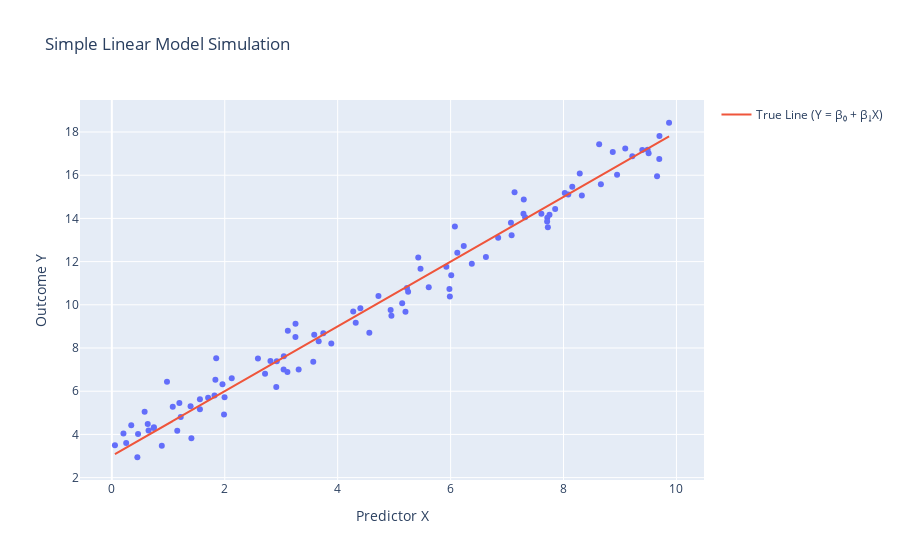

Notebook code for this chart:
### Markdown cell above
**Summary of CHATBOT Convo**:

Okay, let's go over the conversation we had today about analyzing data, specifically focusing on the normality of error terms and comparing methods for two-sample hypothesis testing.
Conversation Summary: Analyzing Data and Comparing Hypothesis Testing Methods
The conversation began with your question about identifying which histogram supports the assumption of normally distributed error terms. The discussion focused on the importance of examining the distribution of residuals, calculated as the difference between observed and predicted outcomes (e<sub>i</sub> = Y<sub>i</sub> − ŷ<sub>i</sub>).
●
The key takeaway is: a histogram suggesting normality of error terms should resemble a normal distribution with features like symmetry and a bell-shaped curve. [Response 1]
●
Deviations from these features, such as skewness, multimodality, or outliers, may indicate violations of the normality assumption. [Response 1]
You then presented a scenario involving the analysis of "short" and "long" wait times at Old Faithful Geyser, highlighting that a paired differences hypothesis test was not appropriate due to the lack of natural pairs. You proposed two alternative methods: permutation testing and creating a 95% bootstrap confidence interval for the difference in means. [Query 2]
The discussion then shifted to comparing and contrasting these methods with the indicator variable approach in simple linear regression. [Query 2]
Permutation Testing
This method involves shuffling group labels to assess the null hypothesis of no difference between groups. If shuffling doesn't significantly affect the test statistic, it suggests no real difference between groups. [Response 2]
Bootstrapping
This method estimates the sampling distribution of a statistic (here, the mean difference) by repeatedly resampling with replacement from the original sample. It assumes the original sample represents the population. [Response 2]
Similarities and Differences
●
All three methods compare two groups and provide information about the difference in average duration. They can also assess evidence against the null hypothesis of no difference in means. [Response 2]
●
However, permutation tests are non-parametric and robust to distributional assumptions, while bootstrapping is generally non-parametric but assumes sample representativeness. The indicator variable approach assumes normality of error terms. [Response 2]
●
Permutation tests and bootstrapping are simulation-based, while linear regression relies on theoretical distributions. [Response 2]
●
Permutation tests directly provide a p-value, bootstrapping provides a confidence interval, and the indicator variable approach offers both. [Response 2]
The conversation concluded with a summary of the advantages and disadvantages of each method. The choice of method depends on the research goals and the data's characteristics. [Response 2]
Let me know if you'd like me to elaborate on any specific part of this summary or if you have any further questions!


**Question 1**

The Simple Linear Model (SLM) mathematically specifies a relationship between a predictor 𝑋 and an outcome 𝑌 as follows:

𝑌 = 𝛽0 + 𝛽1𝑋 + 𝜖 

where:

 - 𝑋 is a predictor variable, chosen or sampled independently (e.g., using a uniform distribution).
 - 𝛽0 (Intercept) and 𝛽1 (Slope) are chosen constants that define the linear relationship.
 - 𝜖 represents random noise, sampled from a normal distribution (e.g., with mean 0 and standard deviation 𝜎).
 
In the SLM, the line 𝛽0 + 𝛽1𝑋 is the expected (or true) linear relationship, and the error 𝜖 introduces variation around this line, producing a distribution of possible 𝑌-values for each 𝑋.

### Code cell
import numpy as np
import plotly.express as px
from scipy.stats import norm

# Parameters
n = 100  # Sample size
beta_0, beta_1 = 3, 1.5  # Intercept and slope
sigma = 0.8  # Standard deviation of the error term

# Generate fixed predictor values (X) and error terms (epsilon)
np.random.seed(42)
X = np.random.uniform(0, 10, n)
epsilon = norm.rvs(0, sigma, size=n)

# Calculate outcome variable (Y) using the SLM equation
Y = beta_0 + beta_1 * X + epsilon

# Visualization
fig = px.scatter(x=X, y=Y, labels={'x': 'Predictor X', 'y': 'Outcome Y'}, title="Simple Linear Model Simulation")
fig.add_scatter(x=X, y=beta_0 + beta_1 * X, mode='lines', name="True Line (Y = β₀ + β₁X)")
fig.show()

### Figure 1 — Plotly figure (JSON) as saved in the notebook; plotly's stock layout.template omitted (floating-point values rounded to 4 significant figures)
{"data": [{"hovertemplate": "Predictor X=%{x}<br>Outcome Y=%{y}<extra></extra>", "legendgroup": "", "marker": {"color": "#636efa", "symbol": "circle"}, "mode": "markers", "name": "", "orientation": "v", "showlegend": false, "type": "scatter", "x": [3.745, 9.507, 7.32, 5.987, 1.56, 1.56, 0.5808, 8.662, 6.011, 7.081, 0.2058, 9.699, 8.324, 2.123, 1.818, 1.834, 3.042, 5.248, 4.319, 2.912, 6.119, 1.395, 2.921, 3.664, 4.561, 7.852, 1.997, 5.142, 5.924, 0.4645, 6.075, 1.705, 0.6505, 9.489, 9.656, 8.084, 3.046, 0.9767, 6.842, 4.402, 1.22, 4.952, 0.3439, 9.093, 2.588, 6.625, 3.117, 5.201, 5.467, 1.849, 9.696, 7.751, 9.395, 8.948, 5.979, 9.219, 0.8849, 1.96, 0.4523, 3.253, 3.887, 2.713, 8.287, 3.568, 2.809, 5.427, 1.409, 8.022, 0.7455, 9.869, 7.722, 1.987, 0.05522, 8.155, 7.069, 7.29, 7.713, 0.7404, 3.585, 1.159, 8.631, 6.233, 3.309, 0.6356, 3.11, 3.252, 7.296, 6.376, 8.872, 4.722, 1.196, 7.132, 7.608, 5.613, 7.71, 4.938, 5.227, 4.275, 0.2542, 1.079], "xaxis": "x", "y": [8.688, 17.02, 14.05, 10.39, 5.165, 5.626, 5.054, 15.58, 11.37, 13.22, 4.041, 17.81, 15.06, 6.596, 5.805, 6.526, 7.002, 10.61, 9.165, 6.198, 12.41, 5.301, 7.386, 8.308, 8.709, 14.44, 5.721, 10.07, 11.76, 4.02, 13.62, 5.698, 4.182, 17.17, 15.95, 15.1, 7.617, 6.436, 13.11, 9.844, 4.803, 9.493, 4.43, 17.24, 7.515, 12.21, 8.798, 9.68, 11.67, 7.525, 16.75, 14.17, 17.17, 16.02, 10.73, 16.88, 3.478, 6.319, 2.943, 9.12, 8.204, 6.813, 16.08, 7.367, 7.396, 12.19, 3.828, 15.18, 4.326, 18.43, 13.59, 4.924, 3.5, 15.47, 13.8, 14.21, 14.03, 4.296, 8.611, 4.167, 17.44, 12.73, 7.01, 4.479, 6.885, 8.507, 14.87, 11.91, 17.08, 10.41, 5.452, 15.22, 14.22, 10.82, 13.85, 9.754, 10.78, 9.686, 3.603, 5.28], "yaxis": "y"}, {"mode": "lines", "name": "True Line (Y = β₀ + β₁X)", "type": "scatter", "x": [3.745, 9.507, 7.32, 5.987, 1.56, 1.56, 0.5808, 8.662, 6.011, 7.081, 0.2058, 9.699, 8.324, 2.123, 1.818, 1.834, 3.042, 5.248, 4.319, 2.912, 6.119, 1.395, 2.921, 3.664, 4.561, 7.852, 1.997, 5.142, 5.924, 0.4645, 6.075, 1.705, 0.6505, 9.489, 9.656, 8.084, 3.046, 0.9767, 6.842, 4.402, 1.22, 4.952, 0.3439, 9.093, 2.588, 6.625, 3.117, 5.201, 5.467, 1.849, 9.696, 7.751, 9.395, 8.948, 5.979, 9.219, 0.8849, 1.96, 0.4523, 3.253, 3.887, 2.713, 8.287, 3.568, 2.809, 5.427, 1.409, 8.022, 0.7455, 9.869, 7.722, 1.987, 0.05522, 8.155, 7.069, 7.29, 7.713, 0.7404, 3.585, 1.159, 8.631, 6.233, 3.309, 0.6356, 3.11, 3.252, 7.296, 6.376, 8.872, 4.722, 1.196, 7.132, 7.608, 5.613, 7.71, 4.938, 5.227, 4.275, 0.2542, 1.079], "y": [8.618, 17.26, 13.98, 11.98, 5.34, 5.34, 3.871, 15.99, 12.02, 13.62, 3.309, 17.55, 15.49, 6.185, 5.727, 5.751, 7.564, 10.87, 9.479, 7.368, 12.18, 5.092, 7.382, 8.495, 9.841, 14.78, 5.995, 10.71, 11.89, 3.697, 12.11, 5.558, 3.976, 17.23, 17.48, 15.13, 7.569, 4.465, 13.26, 9.602, 4.831, 10.43, 3.516, 16.64, 6.882, 12.94, 7.676, 10.8, 11.2, 5.773, 17.54, 14.63, 17.09, 16.42, 11.97, 16.83, 4.327, 5.94, 3.678, 7.88, 8.83, 7.07, 15.43, 8.351, 7.214, 11.14, 5.114, 15.03, 4.118, 17.8, 14.58, 5.981, 3.083, 15.23, 13.6, 13.94, 14.57, 4.111, 8.377, 4.738, 15.95, 12.35, 7.963, 3.953, 7.665, 7.878, 13.94, 12.56, 16.31, 10.08, 4.794, 13.7, 14.41, 11.42, 14.56, 10.41, 10.84, 9.413, 3.381, 4.618]}], "layout": {"legend": {"tracegroupgap": 0}, "title": {"text": "Simple Linear Model Simulation"}, "xaxis": {"anchor": "y", "domain": [0, 1], "title": {"text": "Predictor X"}}, "yaxis": {"anchor": "x", "domain": [0, 1], "title": {"text": "Outcome Y"}}}}
